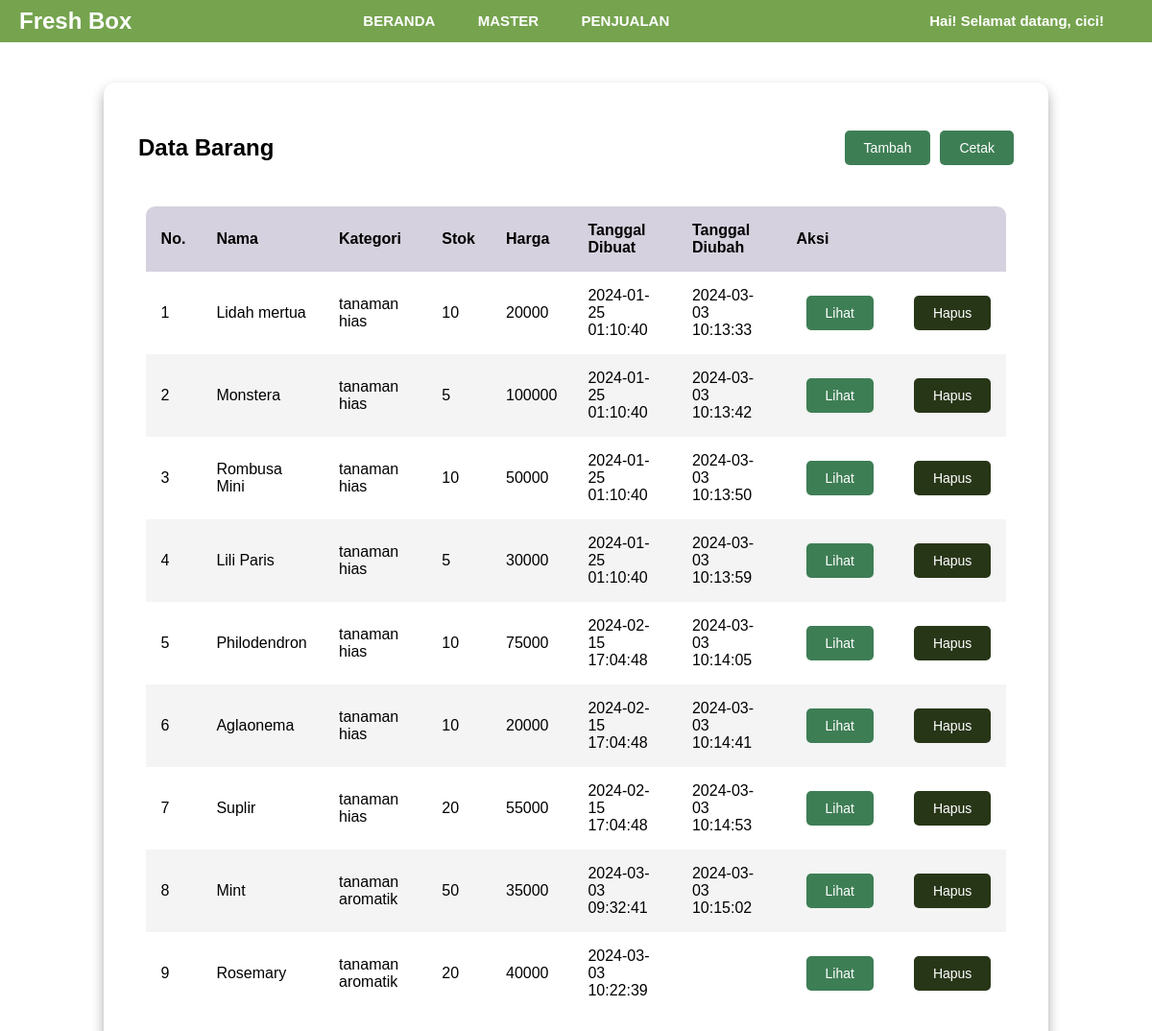
/barang.php (signed in), run on the app's committed database.
### tables this page shows
CREATE TABLE `barang` (
  `id` int(11) UNSIGNED NOT NULL,
  `nama` varchar(50) NOT NULL,
  `kategori` enum('tanaman hias','tanaman aromatik','tanaman herbal') NOT NULL,
  `stok` int(10) UNSIGNED NOT NULL,
  `harga` int(10) UNSIGNED NOT NULL,
  `created_at` timestamp NOT NULL DEFAULT current_timestamp(),
  `updated_at` timestamp NULL DEFAULT NULL ON UPDATE current_timestamp()
);

### barang.php (the view, shortened to what this page needs)
<!DOCTYPE html>
<html lang="en">
<head>
    <link rel="stylesheet" href="tablestyle.css">
</head>
<header>
<?php include "menu.php"; ?>
</header>
<br>
<br>
<br>
<body>
    <?php
    require "koneksi.php";
    $sql = "SELECT * FROM barang";
    $query = mysqli_query($koneksi, $sql);
    ?>
    <main class="table">
        <section class="table__header">
            <h1>Data Barang</h1>
            <div class="button-container">
                <form action="new-barang.php" method="GET">
                    <button type="submit" class="btn btn-primary btn-custom btn-view">
                        <span class="btn-text">Tambah</span>
                    </button>
                </form>
                <button onclick="cetaklaporan()" class="btn btn-primary btn-custom btn-view">Cetak</button>
            </div>
        </section>
        <section class="table__body">
            <table>
                <thead>
                    <tr>
                        <th scope="col">No.</th>
                        <th scope="col">Nama</th>
                        <th scope="col">Kategori</th>
                        <th scope="col">Stok</th>
                        <th scope="col">Harga</th>
                        <th scope="col">Tanggal dibuat</th>
                        <th scope="col">Tanggal diubah</th>
                        <th scope="col" colspan="2">Aksi</th>
                    </tr>
                </thead>
                <tbody>
                    <?php $i = 1; ?>
                    <?php while ($barang = mysqli_fetch_array($query)) : ?>
                        <tr>
                            <td><?= $i ?></td>
                            <td><?= $barang["nama"] ?></td>
                            <td><?= $barang["kategori"] ?></td>
                            <td><?= $barang["stok"] ?></td>
                            <td><?= $barang["harga"] ?></td>
                            <td><?= $barang["created_at"] ?></td>
                            <td><?= $barang["updated_at"] ?></td>
                            <td>
                                <form action="read-barang.php" method="GET">
                                    <button type="submit" class="btn btn-primary btn-custom btn-view">
                                        <span class="btn-text">Lihat</span>
                                    </button>
                                </form>
                            </td>
                            <td>
                                <form action="delete-barang.php" method="POST" onsubmit="return konfirmasi(this)">
                                    <button type="submit" class="btn btn-danger btn-custom btn-delete">
                                        <span class="btn-text">Hapus</span>
                                    </button>
                                </form>
                            </td>
                        </tr>
                        <?php $i++; ?>
                    <?php endwhile ?>
                </tbody>
            </table>
        </section>
    </main>
</body>
</html>

### tablestyle.css (style rules this page uses)
body { font-family: "Poppins", sans-serif; min-height: 100vh; background: url(background14.png) center / cover; display: flex; justify-content: center; align-items: center; }
main.table { width: 82vw; height: 90vh; background-color: #fff5; backdrop-filter: blur(7px); box-shadow: 0 0.4rem 0.8rem #0005; border-radius: 0.8rem; overflow: hidden; }
main { margin-top: 60px; padding: 20px; overflow-y: auto; }
.table__header { width: 100%; height: 10%; background-color: #fff4; padding: 0.9rem 1rem; display: flex; justify-content: space-between; align-items: center; }
.table__body { width: 95%; max-height: calc(89% - 1.6rem); background-color: #fffb; margin: 0.8rem auto; border-radius: 0.6rem; overflow: auto; overflow: overlay; }
table { width: 100%; max-height: calc(100vh - 160px); overflow-y: auto; }
table, th, td { border-collapse: collapse; padding: 1rem; text-align: left; }
thead th { position: sticky; top: 0; left: 0; background-color: #d5d1defe; cursor: pointer; text-transform: capitalize; }
tbody tr:nth-child(even) { background-color: #0000000b; }
.btn { position: relative; padding: 10px 20px; font-size: 14px; border-radius: 5px; cursor: pointer; overflow: hidden; transition: background-color 0.3s ease; }
.btn.btn-primary { background-color: #3e7e55; color: white; border: none; }
.btn.btn-danger { background-color: #283618; color: white; border: none; }
.btn::before, .btn::after { content: ""; position: absolute; top: 0; left: 0; width: 100%; height: 100%; background-color: #558b6e; transform: scaleX(0); transform-origin: left; transition: transform 0.3s ease; }
.btn::after { transform-origin: right; }
.btn-text { color: white; text-decoration: none; }
.btn-custom { margin-left: 10px; }
.button-container { display: flex; align-items: center; }

### menu.php (style rules this page uses)
* { margin: 0; padding: 0; box-sizing: border-box; }
header { font-family: "Poppins", sans-serif; position: fixed; top: 0; left: 0; width: 100%; z-index: 100; background-color: #fff; box-shadow: 0 2px 4px rgba(0, 0, 0, 0.1); }

### data on the page
barang: nama "Lidah mertua", kategori "tanaman hias", stok "10", harga "20000", created_at "2024-01-25 01:10:40", updated_at "2024-03-03 10:13:33"
barang: nama "Monstera", kategori "tanaman hias", stok "5", harga "100000", created_at "2024-01-25 01:10:40", updated_at "2024-03-03 10:13:42"
barang: nama "Rombusa Mini", kategori "tanaman hias", stok "10", harga "50000", created_at "2024-01-25 01:10:40", updated_at "2024-03-03 10:13:50"
barang: nama "Lili Paris", kategori "tanaman hias", stok "5", harga "30000", created_at "2024-01-25 01:10:40", updated_at "2024-03-03 10:13:59"
barang: nama "Philodendron", kategori "tanaman hias", stok "10", harga "75000", created_at "2024-02-15 17:04:48", updated_at "2024-03-03 10:14:05"
barang: nama "Aglaonema", kategori "tanaman hias", stok "10", harga "20000", created_at "2024-02-15 17:04:48", updated_at "2024-03-03 10:14:41"
barang: nama "Suplir", kategori "tanaman hias", stok "20", harga "55000", created_at "2024-02-15 17:04:48", updated_at "2024-03-03 10:14:53"
barang: nama "Mint", kategori "tanaman aromatik", stok "50", harga "35000", created_at "2024-03-03 09:32:41", updated_at "2024-03-03 10:15:02"
barang: nama "Rosemary", kategori "tanaman aromatik", stok "20", harga "40000", created_at "2024-03-03 10:22:39"

### other printed values
$_SESSION["username"] "cici"
